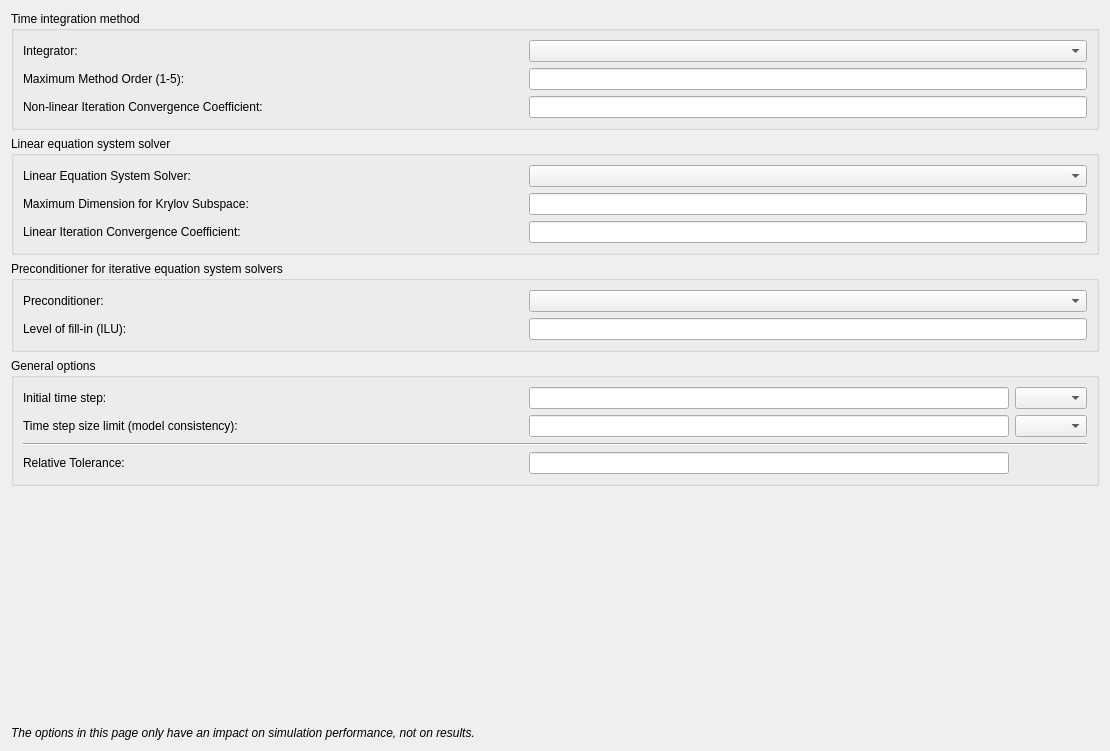
<?xml version="1.0" encoding="UTF-8"?>
<ui version="4.0">
 <class>SVSimulationPerformanceOptions</class>
 <widget class="QWidget" name="SVSimulationPerformanceOptions">
  <property name="geometry">
   <rect>
    <x>0</x>
    <y>0</y>
    <width>1110</width>
    <height>751</height>
   </rect>
  </property>
  <property name="windowTitle">
   <string>Form</string>
  </property>
  <layout class="QVBoxLayout" name="verticalLayout">
   <item>
    <widget class="QGroupBox" name="groupBox">
     <property name="title">
      <string>Time integration method</string>
     </property>
     <layout class="QGridLayout" name="gridLayout" columnstretch="1,0">
      <item row="0" column="0">
       <widget class="QLabel" name="labelIntegrator">
        <property name="maximumSize">
         <size>
          <width>500</width>
          <height>16777215</height>
         </size>
        </property>
        <property name="text">
         <string>Integrator:</string>
        </property>
       </widget>
      </item>
      <item row="0" column="1">
       <widget class="QComboBox" name="comboBoxIntegrator"/>
      </item>
      <item row="1" column="0">
       <widget class="QLabel" name="labelMaxOrder">
        <property name="text">
         <string>Maximum Method Order (1-5):</string>
        </property>
       </widget>
      </item>
      <item row="1" column="1">
       <widget class="QtExt::ValidatingLineEdit" name="lineEditMaxOrder"/>
      </item>
      <item row="2" column="0">
       <widget class="QLabel" name="labelNonLin">
        <property name="text">
         <string>Non-linear Iteration Convergence Coefficient:</string>
        </property>
       </widget>
      </item>
      <item row="2" column="1">
       <widget class="QtExt::ValidatingLineEdit" name="lineEditNonLin"/>
      </item>
     </layout>
    </widget>
   </item>
   <item>
    <widget class="QGroupBox" name="groupBox_2">
     <property name="title">
      <string>Linear equation system solver</string>
     </property>
     <layout class="QGridLayout" name="gridLayout_2" columnstretch="1,0">
      <item row="0" column="0">
       <widget class="QLabel" name="labelLesSolver">
        <property name="maximumSize">
         <size>
          <width>500</width>
          <height>16777215</height>
         </size>
        </property>
        <property name="text">
         <string>Linear Equation System Solver:</string>
        </property>
       </widget>
      </item>
      <item row="0" column="1">
       <widget class="QComboBox" name="comboBoxLesSolver"/>
      </item>
      <item row="1" column="0">
       <widget class="QLabel" name="labelMaxKry">
        <property name="text">
         <string>Maximum Dimension for Krylov Subspace:</string>
        </property>
       </widget>
      </item>
      <item row="1" column="1">
       <widget class="QtExt::ValidatingLineEdit" name="lineEditMaxKry"/>
      </item>
      <item row="2" column="0">
       <widget class="QLabel" name="labelIterative">
        <property name="text">
         <string>Linear Iteration Convergence Coefficient:</string>
        </property>
       </widget>
      </item>
      <item row="2" column="1">
       <widget class="QtExt::ValidatingLineEdit" name="lineEditIterative"/>
      </item>
     </layout>
    </widget>
   </item>
   <item>
    <widget class="QGroupBox" name="groupBox_3">
     <property name="title">
      <string>Preconditioner for iterative equation system solvers</string>
     </property>
     <layout class="QGridLayout" name="gridLayout_3" columnstretch="1,0">
      <item row="0" column="0">
       <widget class="QLabel" name="labelPreCond">
        <property name="maximumSize">
         <size>
          <width>500</width>
          <height>16777215</height>
         </size>
        </property>
        <property name="text">
         <string>Preconditioner:</string>
        </property>
       </widget>
      </item>
      <item row="0" column="1">
       <widget class="QComboBox" name="comboBoxPreCond"/>
      </item>
      <item row="1" column="0">
       <widget class="QLabel" name="labelPreILU">
        <property name="text">
         <string>Level of fill-in (ILU):</string>
        </property>
       </widget>
      </item>
      <item row="1" column="1">
       <widget class="QtExt::ValidatingLineEdit" name="lineEditPreILU"/>
      </item>
     </layout>
    </widget>
   </item>
   <item>
    <widget class="QGroupBox" name="groupBox_4">
     <property name="title">
      <string>General options</string>
     </property>
     <layout class="QGridLayout" name="gridLayout_4" columnstretch="1,0,0">
      <item row="0" column="0">
       <widget class="QLabel" name="labelInitialDT">
        <property name="maximumSize">
         <size>
          <width>500</width>
          <height>16777215</height>
         </size>
        </property>
        <property name="text">
         <string>Initial time step:</string>
        </property>
       </widget>
      </item>
      <item row="0" column="1">
       <widget class="QtExt::ParameterEdit" name="lineEditInitialDT"/>
      </item>
      <item row="0" column="2">
       <widget class="QComboBox" name="comboBoxInitialDT"/>
      </item>
      <item row="1" column="0">
       <widget class="QLabel" name="labelMinDT">
        <property name="text">
         <string>Time step size limit (model consistency):</string>
        </property>
       </widget>
      </item>
      <item row="1" column="1">
       <widget class="QtExt::ParameterEdit" name="lineEditMinDT"/>
      </item>
      <item row="1" column="2">
       <widget class="QComboBox" name="comboBoxMinDT"/>
      </item>
      <item row="2" column="0" colspan="3">
       <widget class="Line" name="line">
        <property name="orientation">
         <enum>Qt::Horizontal</enum>
        </property>
       </widget>
      </item>
      <item row="3" column="0">
       <widget class="QLabel" name="labelRelTol">
        <property name="text">
         <string>Relative Tolerance:</string>
        </property>
       </widget>
      </item>
      <item row="3" column="1">
       <widget class="QtExt::ParameterEdit" name="lineEditRelTol"/>
      </item>
     </layout>
    </widget>
   </item>
   <item>
    <spacer name="verticalSpacer">
     <property name="orientation">
      <enum>Qt::Vertical</enum>
     </property>
     <property name="sizeHint" stdset="0">
      <size>
       <width>20</width>
       <height>40</height>
      </size>
     </property>
    </spacer>
   </item>
   <item>
    <widget class="QLabel" name="label">
     <property name="text">
      <string>&lt;html&gt;&lt;head/&gt;&lt;body&gt;&lt;p&gt;&lt;span style=&quot; font-style:italic;&quot;&gt;The options in this page only have an impact on simulation performance, not on results.&lt;/span&gt;&lt;/p&gt;&lt;/body&gt;&lt;/html&gt;</string>
     </property>
     <property name="wordWrap">
      <bool>true</bool>
     </property>
    </widget>
   </item>
  </layout>
 </widget>
 <customwidgets>
  <customwidget>
   <class>QtExt::ValidatingLineEdit</class>
   <extends>QLineEdit</extends>
   <header location="global">QtExt_ValidatingLineEdit.h</header>
   <slots>
    <signal>editingFinishedSuccessfully()</signal>
   </slots>
  </customwidget>
  <customwidget>
   <class>QtExt::ParameterEdit</class>
   <extends>QLineEdit</extends>
   <header location="global">QtExt_ParameterEdit.h</header>
  </customwidget>
 </customwidgets>
 <tabstops>
  <tabstop>comboBoxIntegrator</tabstop>
  <tabstop>lineEditMaxOrder</tabstop>
  <tabstop>lineEditNonLin</tabstop>
  <tabstop>comboBoxLesSolver</tabstop>
  <tabstop>lineEditMaxKry</tabstop>
  <tabstop>lineEditIterative</tabstop>
  <tabstop>comboBoxPreCond</tabstop>
  <tabstop>lineEditPreILU</tabstop>
  <tabstop>lineEditInitialDT</tabstop>
  <tabstop>comboBoxInitialDT</tabstop>
  <tabstop>lineEditMinDT</tabstop>
  <tabstop>comboBoxMinDT</tabstop>
 </tabstops>
 <resources/>
 <connections/>
</ui>
